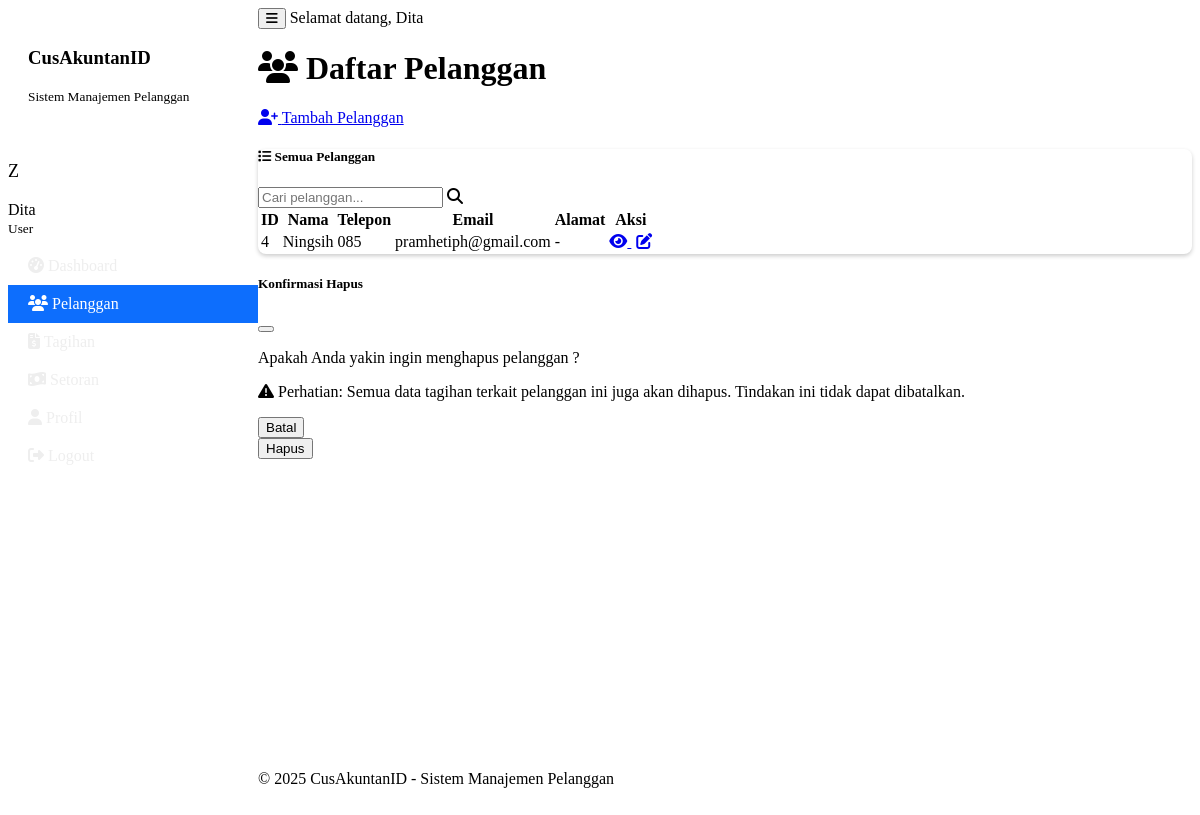
Screenshot of /pelanggan (signed in) with the database file from the repository.
### tables this page shows
CREATE TABLE pengguna (
            id INTEGER PRIMARY KEY,
            username TEXT UNIQUE NOT NULL,
            password_hash TEXT NOT NULL,
            nama_lengkap TEXT,
            email TEXT,
            level TEXT DEFAULT 'user',
            dibuat_pada TEXT
        );

CREATE TABLE pelanggan (
            id INTEGER PRIMARY KEY,
            nama TEXT NOT NULL,
            telepon TEXT,
            email TEXT,
            alamat TEXT,
            latitude REAL,
            longitude REAL,
            dibuat_pada TEXT,
            user_id INTEGER
        );

### main.py (the view)
    def decorated_function(*args, **kwargs):
        if 'user' not in session:
            flash('Anda perlu login terlebih dahulu.', 'warning')
            return redirect(url_for('login'))
        return f(*args, **kwargs)

### main.py (called while the page is built, shortened)
@app.context_processor
def inject_now():
    return {'now': datetime.datetime.now()}

def login_required(f):
    def decorated_function(*args, **kwargs):
        if 'user' not in session:
            flash('Anda perlu login terlebih dahulu.', 'warning')
            return redirect(url_for('login'))
        return f(*args, **kwargs)
    decorated_function.__name__ = f.__name__
    return decorated_function

@app.route('/pelanggan')
@login_required
def pelanggan_list():
    user_id = session['user']['id']
    is_admin = session['user']['level'] == 'admin'
    if is_admin:
        pelanggan = sistem_manajemen.dapatkan_semua_pelanggan()
    else:
        pelanggan = sistem_manajemen.dapatkan_semua_pelanggan(user_id)
    return render_template('pelanggan_list.html', pelanggan=pelanggan)

    def get_connection(self):
        return sqlite3.connect(self.db_path)

    def dapatkan_semua_pelanggan(self, user_id=None):
        conn = None
        try:
            conn = self.get_connection()
            cursor = conn.cursor()
            if user_id is not None:
                query = """
                    SELECT p.*, u.username, u.nama_lengkap
                    FROM pelanggan p
                    LEFT JOIN pengguna u ON p.user_id = u.id
                    WHERE p.user_id = ?
                    ORDER BY p.nama
                """
                cursor.execute(query, (user_id,))
            hasil = cursor.fetchall()
            return hasil
        except sqlite3.OperationalError as e:
            print(f"Database error: {e}")
            return []
        finally:
            if conn:
                conn.close()

### templates/pelanggan_list.html (shortened to what this page needs)
{% extends "base.html" %}
{% block content %}
<div class="container">
    <div class="d-flex justify-content-between align-items-center mb-4">
        <h1><i class="fas fa-users me-2"></i> Daftar Pelanggan</h1>
        <a href="{{ url_for('tambah_pelanggan') }}" class="btn btn-primary">
            <i class="fas fa-user-plus me-2"></i> Tambah Pelanggan
        </a>
    </div>
    <div class="card">
        <div class="card-header bg-dark text-white">
            <div class="d-flex justify-content-between align-items-center">
                <h5 class="mb-0">
                    <i class="fas fa-list me-2"></i> Semua Pelanggan
                </h5>
                <div class="input-group" style="max-width: 300px;">
                    <input type="text" id="searchInput" class="form-control" placeholder="Cari pelanggan...">
                    <span class="input-group-text"><i class="fas fa-search"></i></span>
                </div>
            </div>
        </div>
        <div class="card-body">
            {% if pelanggan %}
                <div class="table-responsive">
                    <table class="table table-striped table-hover" id="pelangganTable">
                        <thead>
                            <tr>
                                <th>ID</th>
                                <th>Nama</th>
                                <th>Telepon</th>
                                <th>Email</th>
                                <th>Alamat</th>
                                <th>Aksi</th>
                            </tr>
                        </thead>
                        <tbody>
                            {% for p in pelanggan %}
                            <tr>
                                <td>{{ p[0] }}</td>
                                <td>{{ p[1] }}</td>
                                <td>{{ p[2] or '-' }}</td>
                                <td>{{ p[3] or '-' }}</td>
                                <td>{{ p[4] or '-' }}</td>
                                <td>
                                    <a href="{{ url_for('detail_pelanggan', pelanggan_id=p[0]) }}" class="btn btn-sm btn-info" title="Lihat Detail">
                                        <i class="fas fa-eye"></i>
                                    </a>
                                    <a href="{{ url_for('edit_pelanggan', pelanggan_id=p[0]) }}" class="btn btn-sm btn-primary" title="Edit">
                                        <i class="fas fa-edit"></i>
                                    </a>
                                </td>
                            </tr>
                            {% endfor %}
                        </tbody>
                    </table>
                </div>
            {% else %}
                <div class="alert alert-info">
                    <i class="fas fa-info-circle me-2"></i> Belum ada data pelanggan. Silakan tambahkan pelanggan baru.
                </div>
            {% endif %}
        </div>
    </div>
</div>
<div class="modal fade" id="deletePelangganModal" tabindex="-1" aria-labelledby="deletePelangganModalLabel" aria-hidden="true">
    <div class="modal-dialog">
        <div class="modal-content">
            <div class="modal-header bg-danger text-white">
                <h5 class="modal-title" id="deletePelangganModalLabel">Konfirmasi Hapus</h5>
                <button type="button" class="btn-close" data-bs-dismiss="modal" aria-label="Close"></button>
            </div>
            <div class="modal-body">
                <p>Apakah Anda yakin ingin menghapus pelanggan ?</p>
                <p class="text-danger">
                    <i class="fas fa-exclamation-triangle me-2"></i>
                    Perhatian: Semua data tagihan terkait pelanggan ini juga akan dihapus. Tindakan ini tidak dapat dibatalkan.
                </p>
            </div>
            <div class="modal-footer">
                <button type="button" class="btn btn-secondary" data-bs-dismiss="modal">Batal</button>
                <form id="deletePelangganForm" method="POST">
                    <button type="submit" class="btn btn-danger">Hapus</button>
                </form>
            </div>
        </div>
    </div>
</div>
{% endblock %}

### templates/base.html (shortened to what this page needs)
<!DOCTYPE html>
<html lang="id">
<head>
    <link href="https://cdn.replit.com/agent/bootstrap-agent-dark-theme.min.css" rel="stylesheet">
    <link rel="stylesheet" href="https://cdnjs.cloudflare.com/ajax/libs/font-awesome/6.4.0/css/all.min.css">
    <link rel="stylesheet" href="{{ url_for('static', filename='css/style.css') }}">
</head>
<body>
    <div class="wrapper">
        {% if session.get('user') %}
        <nav id="sidebar" class="bg-dark">
            <div class="sidebar-header text-center">
                <h3>CusAkuntanID</h3>
                <small>Sistem Manajemen Pelanggan</small>
            </div>
            <ul class="list-unstyled components">
                <li class="sidebar-user-info p-3 mb-2 border-bottom">
                    <div class="d-flex align-items-center">
                        <div class="user-avatar bg-primary rounded-circle d-flex justify-content-center align-items-center me-2">
                            <span>{{ session.user.username[0].upper() }}</span>
                        </div>
                        <div>
                            <div>{{ session.user.nama_lengkap or session.user.username }}</div>
                            <small class="text-muted">{{ 'Admin' if session.user.level == 'admin' else 'User' }}</small>
                        </div>
                    </div>
                </li>
                <li class="{% if request.path == '/dashboard' %}active{% endif %}">
                    <a href="{{ url_for('dashboard') }}">
                        <i class="fas fa-tachometer-alt me-2"></i> Dashboard
                    </a>
                </li>
                <li class="{% if '/pelanggan' in request.path %}active{% endif %}">
                    <a href="{{ url_for('pelanggan_list') }}">
                        <i class="fas fa-users me-2"></i> Pelanggan
                    </a>
                </li>
                <li class="{% if '/tagihan' in request.path %}active{% endif %}">
                    <a href="{{ url_for('tagihan_list') }}">
                        <i class="fas fa-file-invoice-dollar me-2"></i> Tagihan
                    </a>
                </li>
                <li class="{% if '/setoran' in request.path %}active{% endif %}">
                    <a href="{{ url_for('setoran_list') }}">
                        <i class="fas fa-money-bill-wave me-2"></i> Setoran
                    </a>
                </li>
                <li class="{% if '/profile' in request.path %}active{% endif %}">
                    <a href="{{ url_for('profile') }}">
                        <i class="fas fa-user me-2"></i> Profil
                    </a>
                </li>
                <li>
                    <a href="{{ url_for('logout') }}">
                        <i class="fas fa-sign-out-alt me-2"></i> Logout
                    </a>
                </li>
            </ul>
        </nav>
        {% endif %}
        <div id="content" class="{% if not session.get('user') %}w-100 no-sidebar{% endif %}">
            {% if session.get('user') %}
            <nav class="navbar navbar-expand-lg navbar-dark bg-dark">
                <div class="container-fluid">
                    <button type="button" id="sidebarCollapse" class="btn btn-outline-secondary">
                        <i class="fas fa-bars"></i>
                    </button>
                    <span class="navbar-text ms-auto">
                        <span class="d-none d-md-inline">Selamat datang, </span>{{ session.user.nama_lengkap or session.user.username }}
                    </span>
                </div>
            </nav>
            {% endif %}
            <main class="container mt-3">
                {% block content %}{% endblock %}
            </main>
            <footer class="footer mt-auto py-3 bg-dark">
                <div class="container">
                    <div class="text-center text-muted">
                        &copy; {{ now.year }} CusAkuntanID - Sistem Manajemen Pelanggan
                    </div>
                </div>
            </footer>
        </div>
    </div>
</body>
</html>

### static/css/style.css (style rules this page uses)
.wrapper { display: flex; width: 100%; align-items: stretch; }
#sidebar { min-width: 250px; max-width: 250px; min-height: 100vh; transition: all 0.3s; }
#sidebar .sidebar-header { padding: 20px; }
#sidebar ul.components { padding: 20px 0; }
#sidebar ul li a { padding: 10px 20px; display: block; color: #eeeeee; transition: all 0.3s; text-decoration: none; }
#sidebar ul li.active > a { background: #0d6efd; color: #fff; }
#content { width: 100%; min-height: 100vh; transition: all 0.3s; display: flex; flex-direction: column; }
.footer { margin-top: auto; padding: 20px 0; }
.user-avatar { width: 40px; height: 40px; font-size: 18px; }
.sidebar-user-info { margin-bottom: 10px; }
.card { margin-bottom: 20px; border-radius: 0.5rem; box-shadow: 0 0.125rem 0.25rem rgba(0, 0, 0, 0.2); }
.card-header { border-top-left-radius: 0.5rem !important; border-top-right-radius: 0.5rem !important; }
.btn + .btn { margin-left: 5px; }
.table th, .table td { vertical-align: middle; }

### rows the page displays
pengguna: user "Dita", level "User"
pelanggan: id "4", nama "Ningsih", telepon "085", email "pramhetiph@gmail.com", alamat "-"

### other values shown
{{ session.user.username[0].upper() }} "Z"
